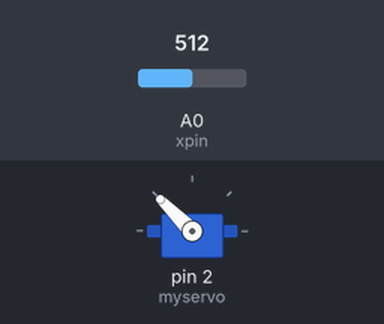
The sketch below on a simulated Arduino Uno, built with avr-gcc and run on an emulated ATmega328P. Shown: servo. Inputs (shaded band) come from the test bench; at power-on: A0 (xpin) = 512.

Above: at 1.2 s.
1.3 s: A0 (xpin) set to 565
At 2.4 s:
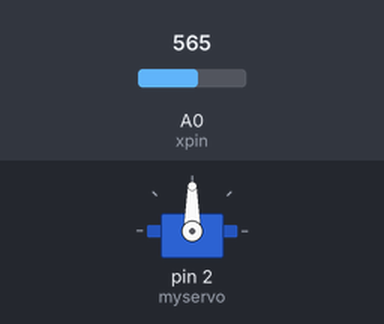
2.8 s: A0 (xpin) set to 555
At 3.6 s:
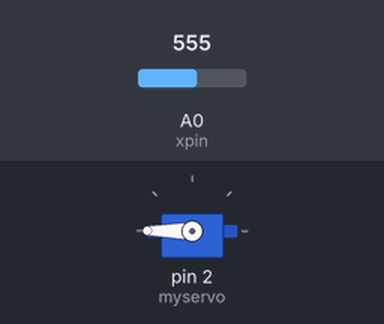
4.3 s: A0 (xpin) set to 716
At 5.5 s:
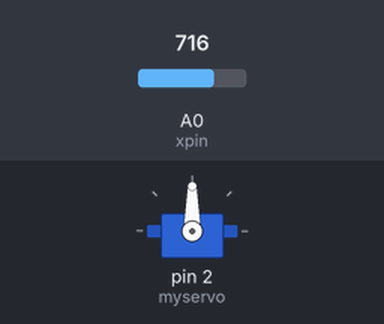
5.8 s: A0 (xpin) set to 545
At 7.0 s:
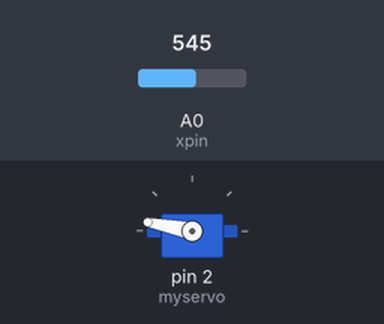
7.3 s: A0 (xpin) set to 370
At 7.9 s:
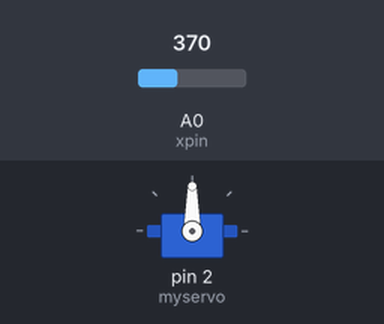
Timing chart, 0 to 9.8 s (numbered marks = the images above; inputs shaded):
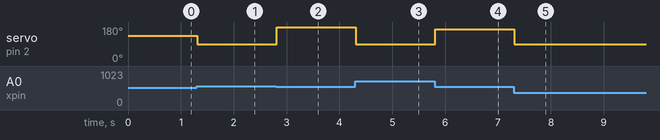

Measured:
- the behaviour switches between 556 and 555 on A0 (xpin) (found by bisection; images 1 and 2)
- after the input at 1.3 s, servo on pin 2 (myservo): 135° → 90° at once
- after the input at 2.8 s, servo on pin 2 (myservo): 90° → 180° at once
- after the input at 4.3 s, servo on pin 2 (myservo): 180° → 90° at once
- after the input at 5.8 s, servo on pin 2 (myservo): 90° → 169° at once
- after the input at 7.3 s, servo on pin 2 (myservo): 169° → 90° at once

The sketch:

1-sevor_controle_code.ino
```cpp
#include <Servo.h>  // add servo library

Servo myservo;  // create servo object to control a servo

int xpin = A0;  // analog pin used to connect the Accelerometer
int pos;    // variable to read the value from the analog pin

// Threshold values for stopping the motor completely
int thresholdLow = 380;  // Lower bound for minimal rotation
int thresholdHigh = 555; // Upper bound for maximal rotation

void setup() {
  myservo.attach(2);  // attaches the servo on pin D2 to the servo
}

void loop() {
  pos = analogRead(xpin);  // reads the value of the accelerometer (value between 0 and 1023)

  // Check if the accelerometer is rotated past a threshold
  if (pos < thresholdLow || pos > thresholdHigh) {
    // If the accelerometer is rotated past the threshold, stop the motor (servo)
    myservo.write(90);  // Stop the motor by setting the servo to a neutral position
  } else {
    // If the accelerometer is within the normal range, map and move the motor (servo)
    pos = map(pos, thresholdLow, thresholdHigh, 0, 180);
    myservo.write(pos);  // sets the servo position according to the scaled value
  }

  delay(15);  // waits for the servo to get there
}
```
